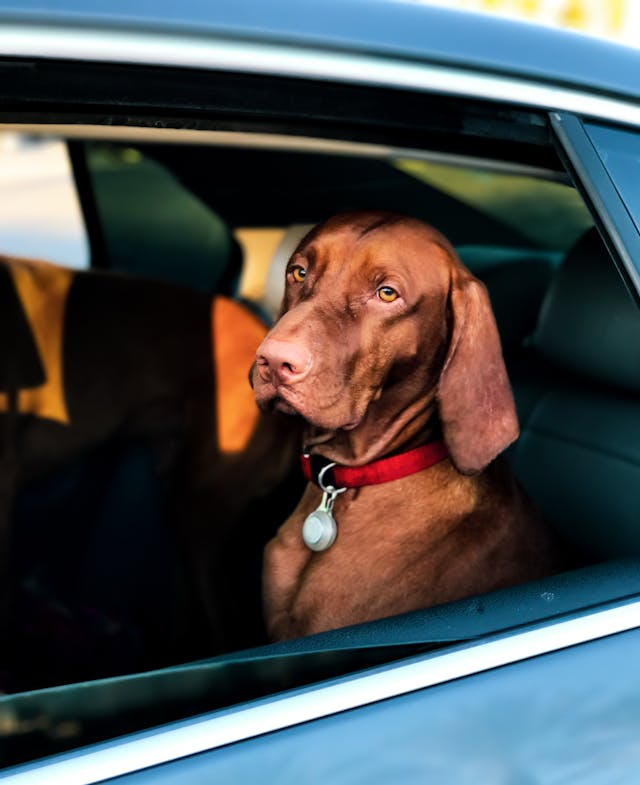
%> input picture data/dog.jpg, 640 x 785 px
$ octave CH02_SEC06_3_Denoise.m   (GNU Octave 9; MATLAB toolbox functions it lacks are replaced by stand-ins)
%> lines starting %> are read from the running program, lines starting %| are printed output that depends on the picture
clear all, close all, clc
A = imread('../DATA/dog.jpg');
%> A is the input picture: size 785x640x3 uint8; mean R, G, B 74.1, 77.5, 78.9
B = rgb2gray(A);
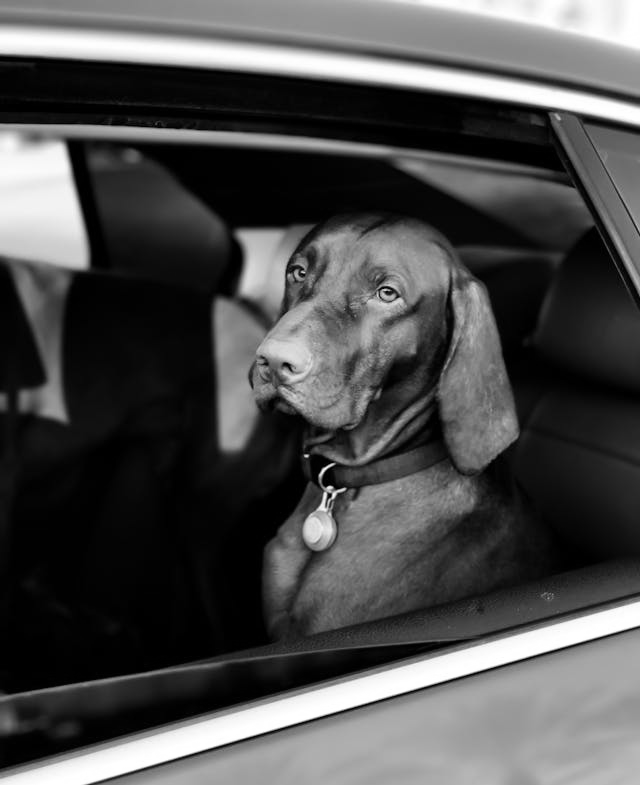
%> B: size 785x640 uint8; min 0, max 255, mean 76.7

%% Denoise
% B = Bold(2:2:end,2:2:end);
Bold = B;
ind = rand(size(B));
Bnoise = B + uint8(200*randn(size(B)));
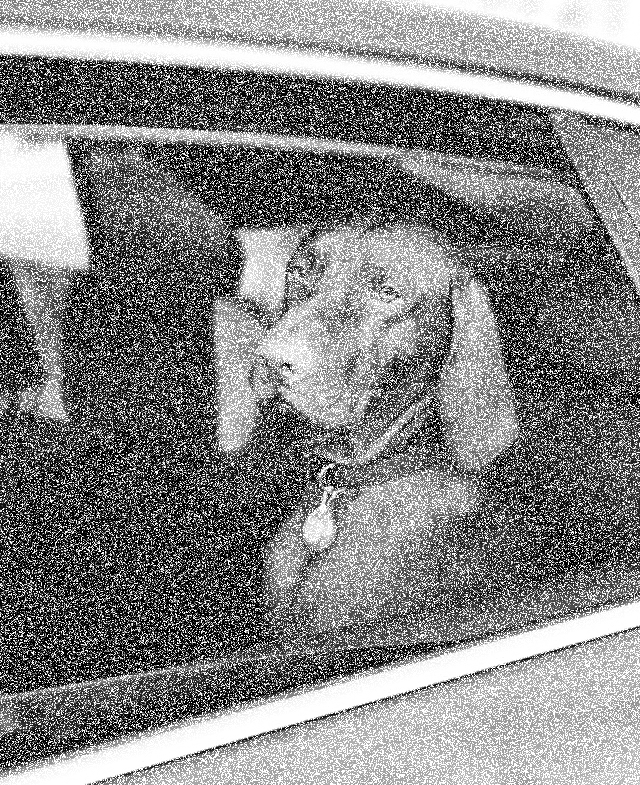
%> Bnoise: size 785x640 uint8; min 0, max 255, mean 131.6
% Bnoise = B + uint8(200*rand(size(B)));
% Bnoise = B.*uint8(ind<.2);
imagesc(Bnoise)
colormap gray
axis off
axis tight
set(gcf,'Position',[100 100 600 800])
set(gcf,'PaperPositionMode','auto')
% print('-dpng', '-loose', '../figures/2DFFT_Noise1');

Bt=fft2(Bnoise);
Btshift = fftshift(Bt);
[nx,ny] = size(B);
%> nx = 785; ny = 640

figure
F = log(abs(Btshift)+1);  % put FFT on log-scale
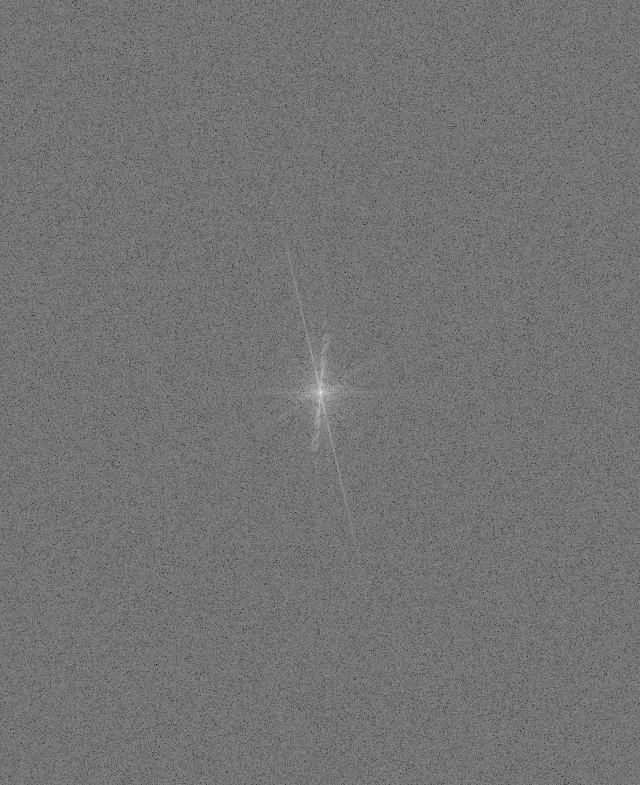
%> F: size 785x640 double; min 4.43, max 18.01, mean 10.6; drawn with min black and max white
imagesc(F)
colormap gray
axis off
axis tight
set(gcf,'Position',[100 100 600 800])
set(gcf,'PaperPositionMode','auto')
% print('-dpng', '-loose', '../figures/2DFFT_Noise2');

[X,Y] = meshgrid(-ny/2+1:ny/2,-nx/2+1:nx/2);
R2 = X.^2+Y.^2;
ind = R2<150^2;
Btshiftfilt = Btshift.*ind;

figure
Ffilt = log(abs(Btshiftfilt)+1);  % put FFT on log-scale
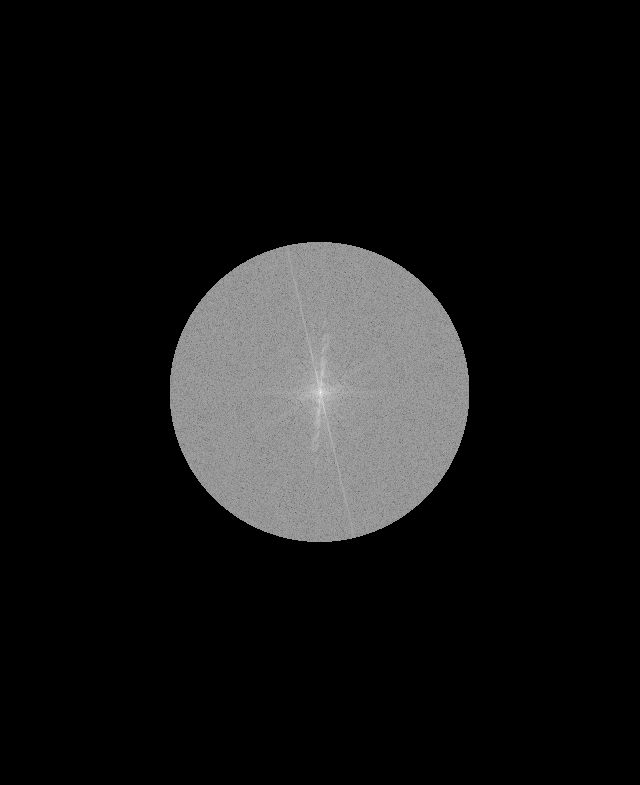
%> Ffilt: size 785x640 double; min 0, max 18.01, mean 1.5; drawn with min black and max white
imagesc(Ffilt)
colormap gray
axis off
axis tight
set(gcf,'Position',[100 100 600 800])
set(gcf,'PaperPositionMode','auto')
% print('-dpng', '-loose', '../figures/2DFFT_Noise3');

figure
Btfilt = ifftshift(Btshiftfilt);
Bfilt = ifft2(Btfilt);
imagesc(real(uint8(Bfilt)))
%> (this line was passed over: imagesc is not available in this run)
colormap gray
axis off
axis tight
set(gcf,'Position',[100 100 600 800])
set(gcf,'PaperPositionMode','auto')
% print('-dpng', '-loose', '../figures/2DFFT_Noise4');
